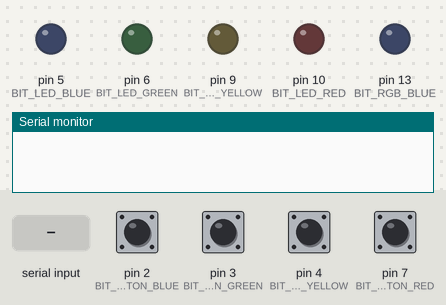
This sketch was run on a simulated Arduino Uno, built with avr-gcc and run on an emulated ATmega328P. Parts: output pins drawn as LEDs (lit = HIGH), the last lines printed to the serial monitor. The inputs (shaded band) are chosen by the test bench; at power-on: pin 2 (BIT_BUTTON_BLUE), pin 3 (BIT_BUTTON_GREEN), pin 4 (BIT_BUTTON_YELLOW), pin 7 (BIT_BUTTON_RED) HIGH.

Above: at 1.2 s.
1.3 s: pin 2 (BIT_BUTTON_BLUE) pulled LOW for 0.15 s
At 1.37 s:
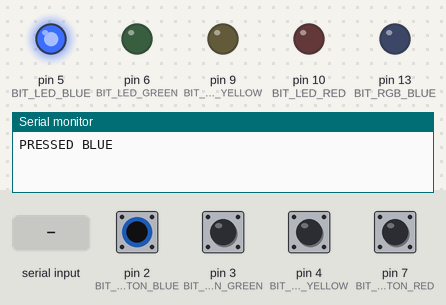
2.9 s: pin 3 (BIT_BUTTON_GREEN) pulled LOW for 0.15 s
At 2.97 s:
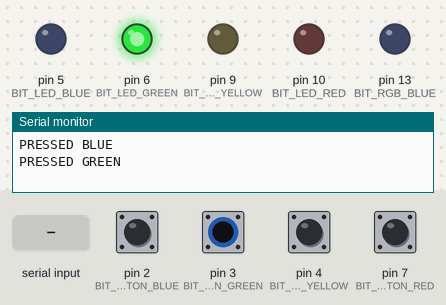
4.5 s: pin 4 (BIT_BUTTON_YELLOW) pulled LOW for 0.15 s
At 4.57 s:
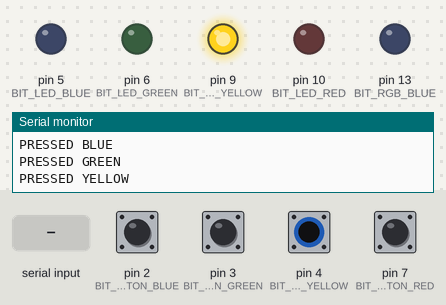
6.1 s: pin 7 (BIT_BUTTON_RED) pulled LOW for 0.15 s
At 6.18 s:
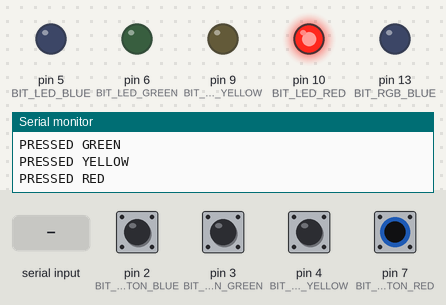
7.7 s: "ON\n" received over Serial
At 8.6 s:
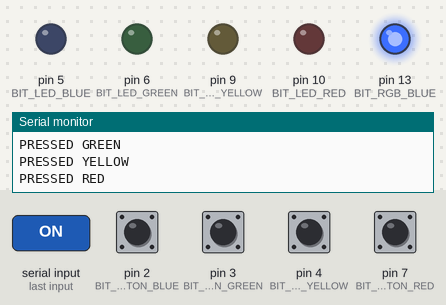
9.2 s: "REDON\n" received over Serial
At 9.9 s:
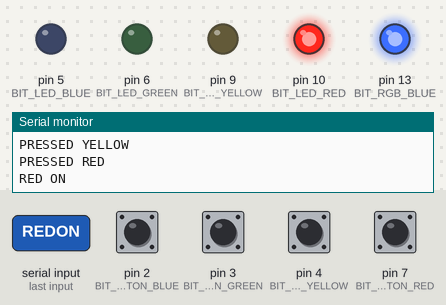
Timing chart, 0 to 11.7 s (numbered marks = the images above; inputs shaded):
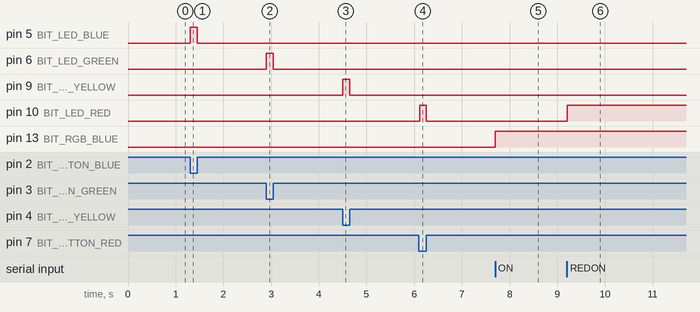

Measured:
- after the input at 1.3 s, pin 5 (BIT_LED_BLUE): LOW → HIGH at once, → LOW 0.15 s later
- after the input at 2.9 s, pin 6 (BIT_LED_GREEN): LOW → HIGH at once, → LOW 0.15 s later
- after the input at 4.5 s, pin 9 (BIT_LED_YELLOW): LOW → HIGH at once, → LOW 0.15 s later
- after the input at 6.1 s, pin 10 (BIT_LED_RED): LOW → HIGH at once, → LOW 0.13 s later
- after the input at 7.7 s, pin 13 (BIT_RGB_BLUE): LOW → HIGH at once
- after the input at 9.2 s, pin 10 (BIT_LED_RED): LOW → HIGH at once

The sketch:

Exam3_YU.ino
```cpp
#define BIT_ANA A0
#define BIT_BRIGHT A1

int potReading;
int redCounter = 0;
int yellowCounter = 0;
int greenCounter = 0;
int blueCounter = 0;

String inputString = "";              // a String to hold incoming data
volatile bool stringComplete = false; // whether the string is complete

//INTERRUPTS
// TRACK PORTD CHANGE
volatile uint8_t portdhistory = 0xFF;

//OUTPUT PORTS AND BITS
#define PORT_LED_RED PORTB
#define BIT_LED_RED 2
#define PORT_LED_YELLOW PORTB
#define BIT_LED_YELLOW 1
#define PORT_LED_GREEN PORTD
#define BIT_LED_GREEN 6
#define PORT_LED_BLUE PORTD
#define BIT_LED_BLUE 5

#define BIT_RGB_RED 11
#define BIT_RGB_GREEN 12
#define BIT_RGB_BLUE 13

//DEFINE INPUT PINS
#define PORT_BUTTON PORTD
#define PIN_BUTTON PIND
#define BIT_BUTTON_BLUE 2
#define BIT_BUTTON_GREEN 3
#define BIT_BUTTON_YELLOW 4
#define BIT_BUTTON_RED 7

// MAIN EVENT FLAG
volatile int mainEventFlags = 0;
#define FLAG_RED 0x01
#define FLAG_YELLOW 0x02
#define FLAG_GREEN 0x04
#define FLAG_BLUE 0x08

volatile uint8_t isRED = 0;
volatile uint8_t isYELLOW = 0;
volatile uint8_t isGREEN = 0;
volatile uint8_t isBLUE = 0;

volatile uint8_t rgbCount = 0;
void setup()
{
    // SET OUTPUT PORTS
    DDRB |= _BV(BIT_LED_RED) | _BV(BIT_LED_YELLOW);
    DDRD |= _BV(BIT_LED_GREEN) | _BV(BIT_LED_BLUE);

    // SET PULLUP RESISTORS
    PORT_BUTTON |= _BV(BIT_BUTTON_RED);
    PORT_BUTTON |= _BV(BIT_BUTTON_YELLOW);
    PORT_BUTTON |= _BV(BIT_BUTTON_GREEN);
    PORT_BUTTON |= _BV(BIT_BUTTON_BLUE);

    Serial.begin(9600);
    inputString.reserve(200);
    pinMode(LED_BUILTIN, OUTPUT);

    PCICR = _BV(PCIE2);
    PCMSK2 = _BV(PCINT19) | _BV(PCINT18) | _BV(PCINT20) | _BV(PCINT23);
    sei();
}

void loop()
{
    ledONOFF();

    if (stringComplete)
    {
        // Do stuff with the message.
        if (inputString.equalsIgnoreCase("ON"))
        {
            digitalWrite(LED_BUILTIN, HIGH);
        }
        else if (inputString.equalsIgnoreCase("OFF"))
        {
            digitalWrite(LED_BUILTIN, LOW);
        }
        else if (inputString.equalsIgnoreCase("ADC"))
        {
            int potVal = analogRead(BIT_ANA);
            int photoVal = analogRead(BIT_BRIGHT);

            Serial.print("POT ");
            Serial.print(potVal);
            Serial.print(" ");
            Serial.println(photoVal);
        }
        else if (inputString.equalsIgnoreCase("REDON"))
        {
            Serial.println("RED ON ");
            isRED = 1;
        }
        else if (inputString.equalsIgnoreCase("REDOFF"))
        {
            Serial.println("RED OFF ");
            isRED = 0;
        }
        else if (inputString.equalsIgnoreCase("GREENON"))
        {
            Serial.println("GREEN ON ");
            isGREEN = 1;
        }
        else if (inputString.equalsIgnoreCase("GREENOFF"))
        {
            Serial.println("GREEN OFF ");
            isGREEN = 0;
        }
        else if (inputString.equalsIgnoreCase("BLUEON"))
        {
            Serial.println("BLUE ON ");
            isBLUE = 1;
        }
        else if (inputString.equalsIgnoreCase("BLUEOFF"))
        {
            Serial.println("BLUE OFF ");
            isBLUE = 0;
        }
        else if (inputString.equalsIgnoreCase("YELLOWON"))
        {
            Serial.println("YELLOW ON ");
            isYELLOW = 1;
        }
        else if (inputString.equalsIgnoreCase("YELLOWOFF"))
        {
            Serial.println("YELLOW OFF ");
            isYELLOW = 0;
        }
        else if (inputString.equalsIgnoreCase("RGBOFF"))
        {
            Serial.println("RGB OFF ");
            rgbCount = 0;
            updateRgb();
        }

        else if (inputString.equalsIgnoreCase("RGBBLUE"))
        {
            Serial.println("RGB BLUE ");
            rgbCount = 1;
            updateRgb();
        }
        else if (inputString.equalsIgnoreCase("RGBGREEN"))
        {
            Serial.println("RGB GREEN ");
            rgbCount = 2;
            updateRgb();
        }
        else if (inputString.equalsIgnoreCase("RGBCYAN"))
        {
            Serial.println("RGB CYAN ");
            rgbCount = 3;
            updateRgb();
        }
        else if (inputString.equalsIgnoreCase("RGBRED"))
        {
            Serial.println("RGB RED ");
            rgbCount = 4;
            updateRgb();
        }
        else if (inputString.equalsIgnoreCase("RGBPURPLE"))
        {
            Serial.println("RGB PURPLE ");
            rgbCount = 5;
            updateRgb();
        }

        else if (inputString.equalsIgnoreCase("RGBYELLOW"))
        {
            Serial.println("RGB YELLOW ");
            rgbCount = 6;
            updateRgb();
        }
        else if (inputString.equalsIgnoreCase("RGBWHITE"))
        {
            Serial.println("RGB WHITE ");
            rgbCount = 7;
            updateRgb();
        }

        // Prepare for the next message
        inputString = "";
        stringComplete = false;
    }

    // interrupts();

    if (mainEventFlags & FLAG_YELLOW)
    {
        delay(20);
        mainEventFlags &= ~FLAG_YELLOW;
        if (bit_is_clear(PIN_BUTTON, BIT_BUTTON_YELLOW))
        {
            Serial.print("PRESSED YELLOW");
            Serial.println(" ");

        }
    }

    if (mainEventFlags & FLAG_GREEN)
    {
        delay(20);
        mainEventFlags &= ~FLAG_GREEN;
        if (bit_is_clear(PIN_BUTTON, BIT_BUTTON_GREEN))
        {
            Serial.print("PRESSED GREEN");
            Serial.println(" ");
        }
    }

    if (mainEventFlags & FLAG_BLUE)
    {
        delay(20);
        mainEventFlags &= ~FLAG_BLUE;
        if (bit_is_clear(PIN_BUTTON, BIT_BUTTON_BLUE))
        {
            Serial.print("PRESSED BLUE");
            Serial.println(" ");
        }
    }

    if (mainEventFlags & FLAG_RED)
    {
        delay(20);
        mainEventFlags &= ~FLAG_RED;
        if (bit_is_clear(PIN_BUTTON, BIT_BUTTON_RED))
        {
            Serial.print("PRESSED RED");
            Serial.println(" ");

        }
    }
}

// update function from Dr.Fisher's GITHUB
void updateRgb()
{
    digitalWrite(BIT_RGB_RED, rgbCount >> 2 & 0x01);
    digitalWrite(BIT_RGB_GREEN, rgbCount >> 1 & 0x01);
    digitalWrite(BIT_RGB_BLUE, rgbCount >> 0 & 0x01);
}

void ledONOFF()
{
    if (bit_is_clear(PIN_BUTTON, BIT_BUTTON_RED)||isRED == 1)
    {
        PORT_LED_RED |= _BV(BIT_LED_RED);
    }
    else
    {
        PORT_LED_RED &= ~_BV(BIT_LED_RED);
    }

    if (bit_is_clear(PIN_BUTTON, BIT_BUTTON_YELLOW)||isYELLOW == 1)
    {
        PORT_LED_YELLOW |= _BV(BIT_LED_YELLOW);
    }
    else
    {
        PORT_LED_YELLOW &= ~_BV(BIT_LED_YELLOW);
    }

    if (bit_is_clear(PIN_BUTTON, BIT_BUTTON_GREEN)||isGREEN == 1)
    {
        PORT_LED_GREEN |= _BV(BIT_LED_GREEN);
    }
    else
    {
        PORT_LED_GREEN &= ~_BV(BIT_LED_GREEN);
    }

    if (bit_is_clear(PIN_BUTTON, BIT_BUTTON_BLUE)||isBLUE == 1)
    {
        PORT_LED_BLUE |= _BV(BIT_LED_BLUE);
    }
    else
    {
        PORT_LED_BLUE &= ~_BV(BIT_LED_BLUE);
    }
}

void serialEvent()
{
    while (Serial.available())
    {
        char inChar = (char)Serial.read();
        if (inChar == '\n')
        {
            stringComplete = true;
        }
        else
        {
            inputString += inChar;
        }
    }
}

ISR(PCINT2_vect)
{
    uint8_t changedbits;
    changedbits = PIND ^ portdhistory;
    portdhistory = PIND;

    if (changedbits & _BV(BIT_BUTTON_RED))
    {
        if (bit_is_clear(PIN_BUTTON, BIT_BUTTON_RED))
        {
            mainEventFlags |= FLAG_RED;
        }
    }

    if (changedbits & _BV(BIT_BUTTON_YELLOW))
    {
        if (bit_is_clear(PIN_BUTTON, BIT_BUTTON_YELLOW))
        {
            mainEventFlags |= FLAG_YELLOW;
        }
    }

    if (changedbits & _BV(BIT_BUTTON_GREEN))
    {
        if (bit_is_clear(PIN_BUTTON, BIT_BUTTON_GREEN))
        {
            mainEventFlags |= FLAG_GREEN;
        }
    }

    if (changedbits & _BV(BIT_BUTTON_BLUE))
    {
        if (bit_is_clear(PIN_BUTTON, BIT_BUTTON_BLUE))
        {
            mainEventFlags |= FLAG_BLUE;
        }
    }
}
```
